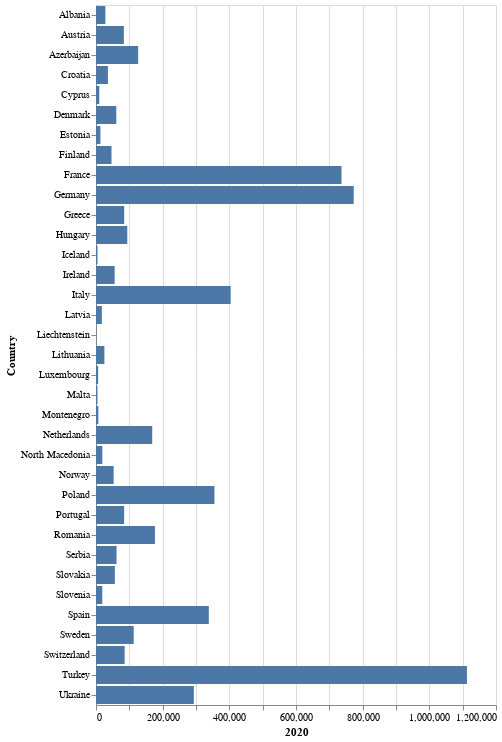

The code cell stored with this chart in its notebook:
### Markdown cell above
## Basic Bar Chart
Build a first raw bar chart

### Code cell
import altair as alt
bars = alt.Chart(df).mark_bar().encode(
    x=alt.X('2020:Q'),
    y=alt.Y('Country:N'),
)
bars.save('raw_bar_chart.png')
bars

### Figure 1 — Vega-Lite specification as saved in the notebook (floating-point values rounded to 4 significant figures)
{"config": {"view": {"continuousWidth": 400, "continuousHeight": 300}}, "data": {"name": "data-d0e47a22d14017a529b8ad2969904b3a"}, "mark": "bar", "encoding": {"x": {"type": "quantitative", "field": "2020"}, "y": {"type": "nominal", "field": "Country"}}, "$schema": "https://vega.github.io/schema/vega-lite/v4.8.1.json", "datasets": {"data-d0e47a22d14017a529b8ad2969904b3a": [{"Country": "Denmark", "2019": 61170.0, "2020": 60940.0}, {"Country": "Germany", "2019": 778100.0, "2020": 773100.0}, {"Country": "Estonia", "2019": 14100.0, "2020": 13210.0}, {"Country": "Ireland", "2019": 59290.0, "2020": 55960.0}, {"Country": "Greece", "2019": 83760.0, "2020": 84620.0}, {"Country": "Spain", "2019": 358700.0, "2020": 338400.0}, {"Country": "France", "2019": 754000.0, "2020": 736600.0}, {"Country": "Croatia", "2019": 36140.0, "2020": 35840.0}, {"Country": "Italy", "2019": 420100.0, "2020": 404100.0}, {"Country": "Cyprus", "2019": 9548.0, "2020": 9860.0}, {"Country": "Latvia", "2019": 18790.0, "2020": 17550.0}, {"Country": "Lithuania", "2019": 27390.0, "2020": 25140.0}, {"Country": "Luxembourg", "2019": 6230.0, "2020": 6459.0}, {"Country": "Hungary", "2019": 93100.0, "2020": 93810.0}, {"Country": "Malta", "2019": 4350.0, "2020": 4414.0}, {"Country": "Netherlands", "2019": 169700.0, "2020": 168700.0}, {"Country": "Austria", "2019": 84950.0, "2020": 83600.0}, {"Country": "Poland", "2019": 375000.0, "2020": 355300.0}, {"Country": "Portugal", "2019": 86580.0, "2020": 84430.0}, {"Country": "Romania", "2019": 199700.0, "2020": 176800.0}, {"Country": "Slovenia", "2019": 19330.0, "2020": 18770.0}, {"Country": "Slovakia", "2019": 57050.0, "2020": 56650.0}, {"Country": "Finland", "2019": 45610.0, "2020": 46460.0}, {"Country": "Sweden", "2019": 114500.0, "2020": 113100.0}, {"Country": "Iceland", "2019": 4452.0, "2020": 4512.0}, {"Country": "Liechtenstein", "2019": 356.0, "2020": 353.0}, {"Country": "Norway", "2019": 54500.0, "2020": 52980.0}, {"Country": "Switzerland", "2019": 86170.0, "2020": 85910.0}, {"Country": "Montenegro", "2019": 7223.0, "2020": 7097.0}, {"Country": "North Macedonia", "2019": 19840.0, "2020": 19030.0}, {"Country": "Albania", "2019": 28560.0, "2020": 28080.0}, {"Country": "Serbia", "2019": 64400.0, "2020": 61690.0}, {"Country": "Turkey", "2019": 1184000.0, "2020": 1113000.0}, {"Country": "Ukraine", "2019": 308800.0, "2020": 293500.0}, {"Country": "Azerbaijan", "2019": 141200.0, "2020": 126600.0}]}}
